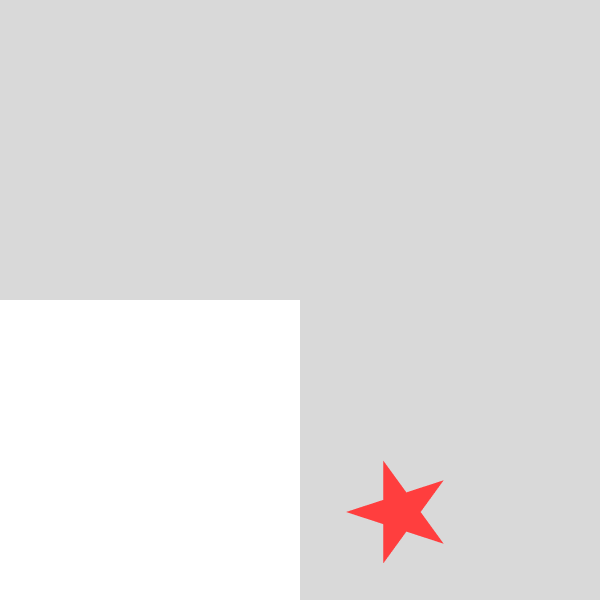
#> input picture hasil_image.png, 600 x 600 px
$ python '7_crop diagonal flipping.py'
#> lines starting #> are read from the running program, lines starting #| are printed output that depends on the picture; after the words box and inside, x2 and y2 are one past the last pixel; in counts of white or black regions, pixels touching at a corner belong together
from PIL import Image
import matplotlib.pyplot as plt
import numpy as np
import os

def main():
    # Input gambar
    image_path = input("Masukkan nama gambar: ")
#> the answer given: ../hasil_image.png
    try:
        img = Image.open(image_path).convert("RGB")
#> img is the input picture: PIL image 600x600 RGB; mean R, G, B 226.8, 225.1, 225.1
    except FileNotFoundError:
        print("File tidak ditemukan.")
        return

    # Info gambar
    h, w = img.height, img.width
#> h = 600; w = 600
    img_array = np.array(img)

    # Crop diagonal (ambil bagian atas)
    Y, X = np.ogrid[:h, :w]
#> Y = 600 values from 0 to 599
    mask = Y <= (h / w) * X
    cropped_array = np.zeros_like(img_array)
    cropped_array[mask] = img_array[mask]
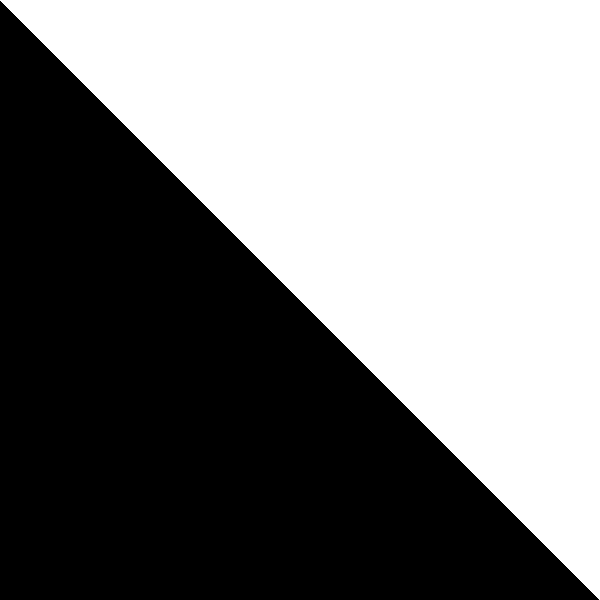
#> cropped_array: shape (600, 600, 3); values 0 (black) and 217 (white), 50.1% white; 1 black region, box (x1, y1, x2, y2) and area: (0, 1, 599, 600) 179700

    # Flip diagonal (kombinasi horizontal + vertical)
    flipped_array = np.zeros_like(cropped_array)
    flipped_array[mask] = cropped_array[::-1, ::-1][mask]
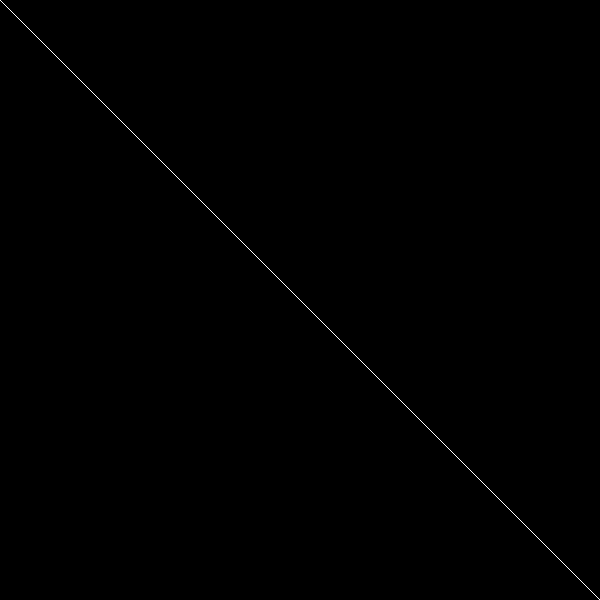
#> flipped_array: shape (600, 600, 3); values 0 (black) and 217 (white), 0.17% white in thin lines or dots

    # Simpan hasil
    Image.fromarray(cropped_array).save("cropped.png")
    Image.fromarray(flipped_array).save("crop_flip.png")
    print("✅ Hasil disimpan: cropped.png & crop_flip.png")

    # Tampilkan gambar
    plt.figure(figsize=(15,5))
    plt.subplot(1,3,1)
    plt.title("Gambar Asli")
    plt.imshow(img)
    plt.axis("off")

    plt.subplot(1,3,2)
    plt.title("Crop Diagonal (Atas)")
    plt.imshow(cropped_array)
    plt.axis("off")

    plt.subplot(1,3,3)
    plt.title("Crop + Flip Diagonal")
    plt.imshow(flipped_array)
    plt.axis("off")
    plt.show()
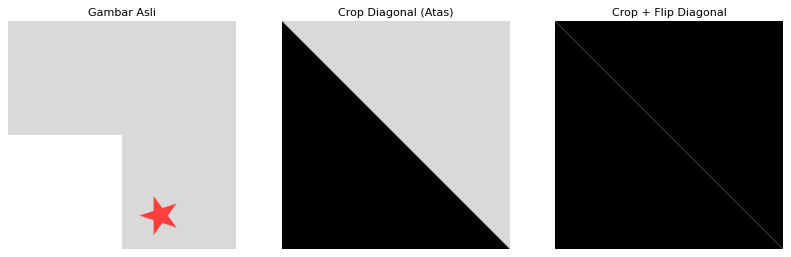
#> figure drawn by matplotlib, 3 panels

if __name__ == "__main__":
    main()
